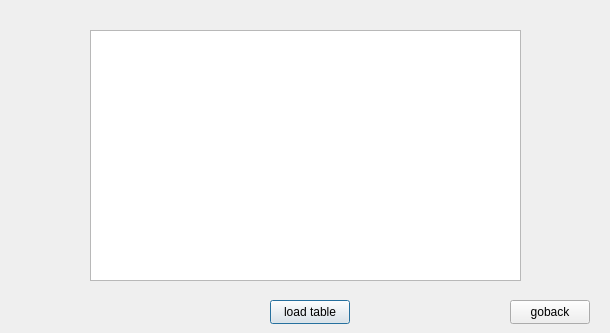
<?xml version="1.0" encoding="UTF-8"?>
<ui version="4.0">
 <class>viewbookedticketsinfo</class>
 <widget class="QDialog" name="viewbookedticketsinfo">
  <property name="geometry">
   <rect>
    <x>0</x>
    <y>0</y>
    <width>610</width>
    <height>333</height>
   </rect>
  </property>
  <property name="windowTitle">
   <string>Busbee</string>
  </property>
  <widget class="QTableView" name="tableView">
   <property name="geometry">
    <rect>
     <x>90</x>
     <y>30</y>
     <width>431</width>
     <height>251</height>
    </rect>
   </property>
  </widget>
  <widget class="QPushButton" name="pushButton">
   <property name="geometry">
    <rect>
     <x>270</x>
     <y>300</y>
     <width>80</width>
     <height>24</height>
    </rect>
   </property>
   <property name="text">
    <string>load table</string>
   </property>
  </widget>
  <widget class="QPushButton" name="pushButton_2">
   <property name="geometry">
    <rect>
     <x>510</x>
     <y>300</y>
     <width>80</width>
     <height>24</height>
    </rect>
   </property>
   <property name="text">
    <string>goback</string>
   </property>
  </widget>
 </widget>
 <resources/>
 <connections/>
</ui>
